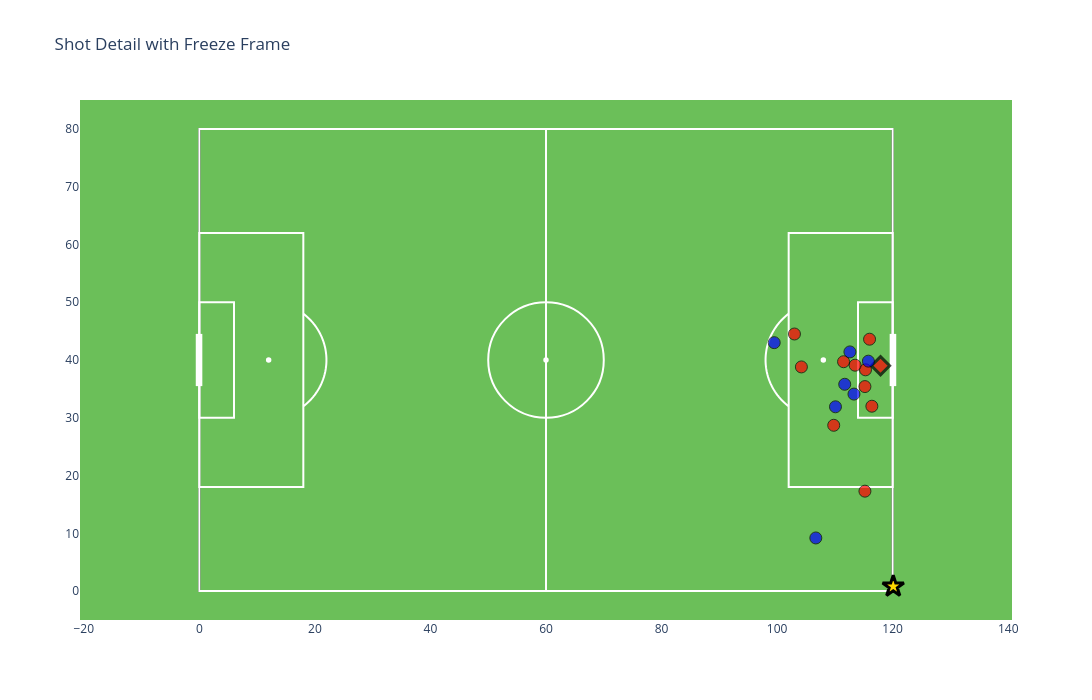

Write notebook code for a chart like this one.
### Code cell
shots.plot_shot_details(shot_dict)
